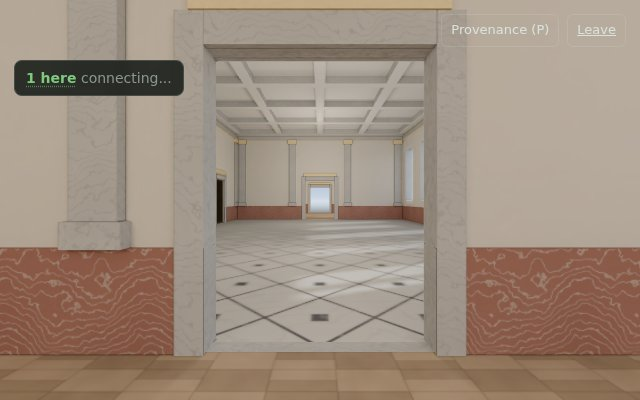
#> input picture docs/img/stations/einstruct-door-hall.jpg, 640 x 400 px
$ python -i stations_diff.py   (imports and definitions only)
#> lines starting #> are read from the running program, lines starting #| are printed output that depends on the picture
"""Compare fresh station shots with the accepted references.

    python3 grove/tools/palace/stations_diff.py [docs/img/stations] [--threshold 0.02]

For every <name>.new.jpg beside a <name>.jpg: the fraction of pixels whose
luminance moved by more than 24/255, after a 2 px blur so JPEG noise and
one-pixel antialiasing do not count. Above the threshold the station is
listed as CHANGED with the fraction; a look decides whether the change is
the fix or the regression, then `stations.mjs --accept` makes it the
reference.

A <name>.probe.new.jpg is the same station 2 mm to the side: pixels that
flip between the two frames beyond what a 2 mm shift explains (the blur
absorbs the shift) are faces fighting the depth buffer. Reported as
FLICKER with the fraction and the pixel row/column of the worst patch.
Best effort: the software rasteriser the shots use resolves an exact tie
the same way every frame, so a coplanar pair that flickers on a real GPU
can read steady here. `palace.py --check` is the guard for those; this
probe catches the precision flicker a checker cannot see (a face a few
millimetres off another at distance).
"""
import glob
import os
import sys

import numpy as np
from PIL import Image, ImageFilter


def lum(path):
    img = Image.open(path).convert("L").filter(ImageFilter.GaussianBlur(2))
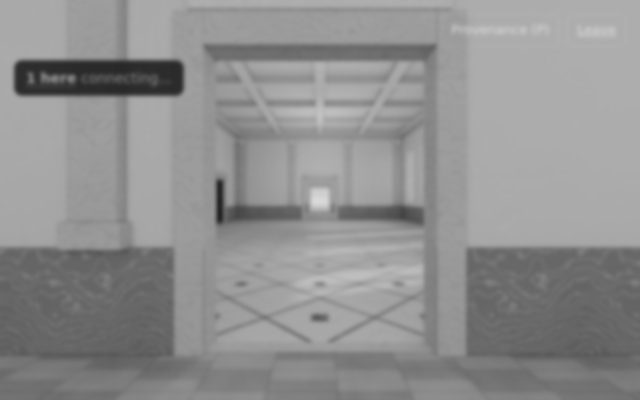
#> img: PIL image 640x400 L; min 37, max 217, mean 143.7
    return np.asarray(img, dtype=np.float32)


# [49 lines left out: functions worst_patch, main, not called in this run]


# [2 lines not run here, left out]

>>> result = lum('../../../docs/img/stations/einstruct-door-hall.jpg')

$ run again, on docs/img/stations/hall-door-terrace.jpg
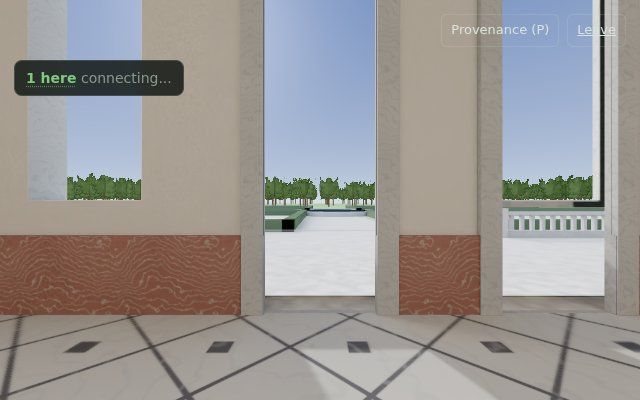
#> input picture docs/img/stations/hall-door-terrace.jpg, 640 x 400 px
#> in lum, `img = Image.open(path).convert("L").filter(ImageFilter.GaussianBlur(2))`:
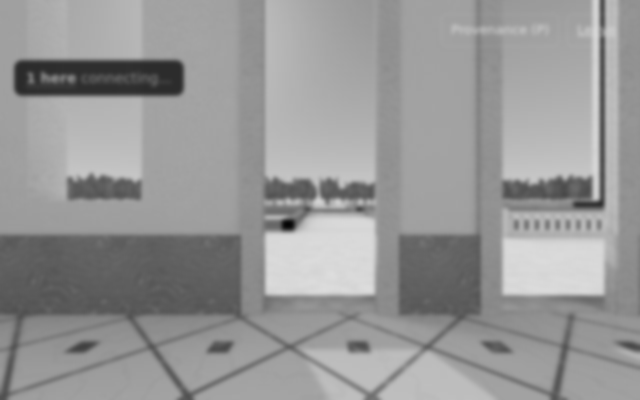
#> img: PIL image 640x400 L; min 4, max 221, mean 151.3

$ run again, on docs/img/stations/hall-jamb-close.jpg
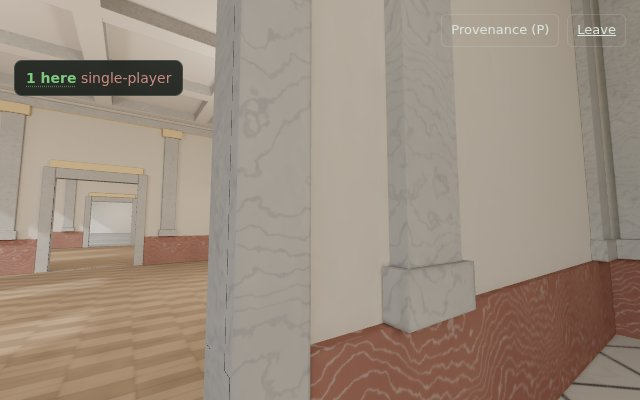
#> input picture docs/img/stations/hall-jamb-close.jpg, 640 x 400 px
#> in lum, `img = Image.open(path).convert("L").filter(ImageFilter.GaussianBlur(2))`:
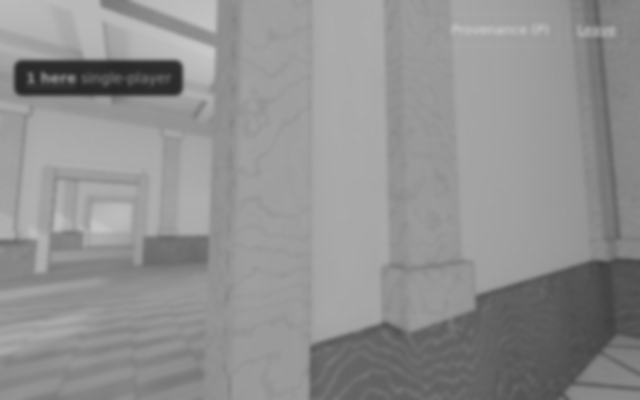
#> img: PIL image 640x400 L; min 40, max 201, mean 144.4

$ run again, on docs/img/stations/hall-spawn.jpg
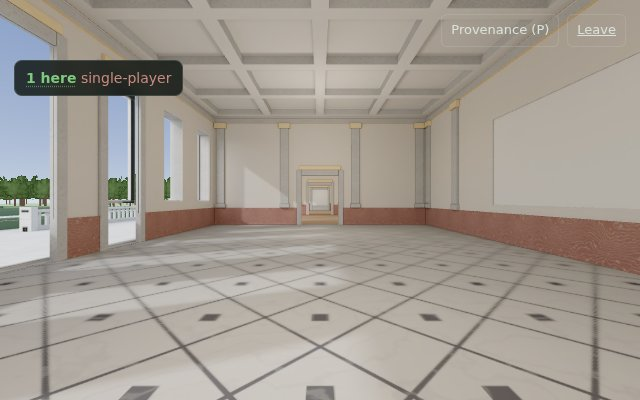
#> input picture docs/img/stations/hall-spawn.jpg, 640 x 400 px
#> in lum, `img = Image.open(path).convert("L").filter(ImageFilter.GaussianBlur(2))`:
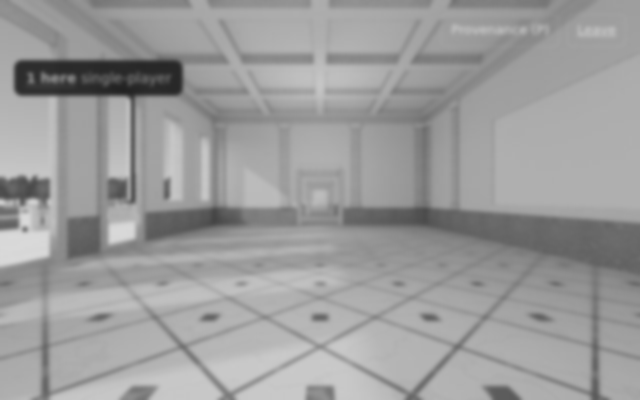
#> img: PIL image 640x400 L; min 33, max 217, mean 156.1
